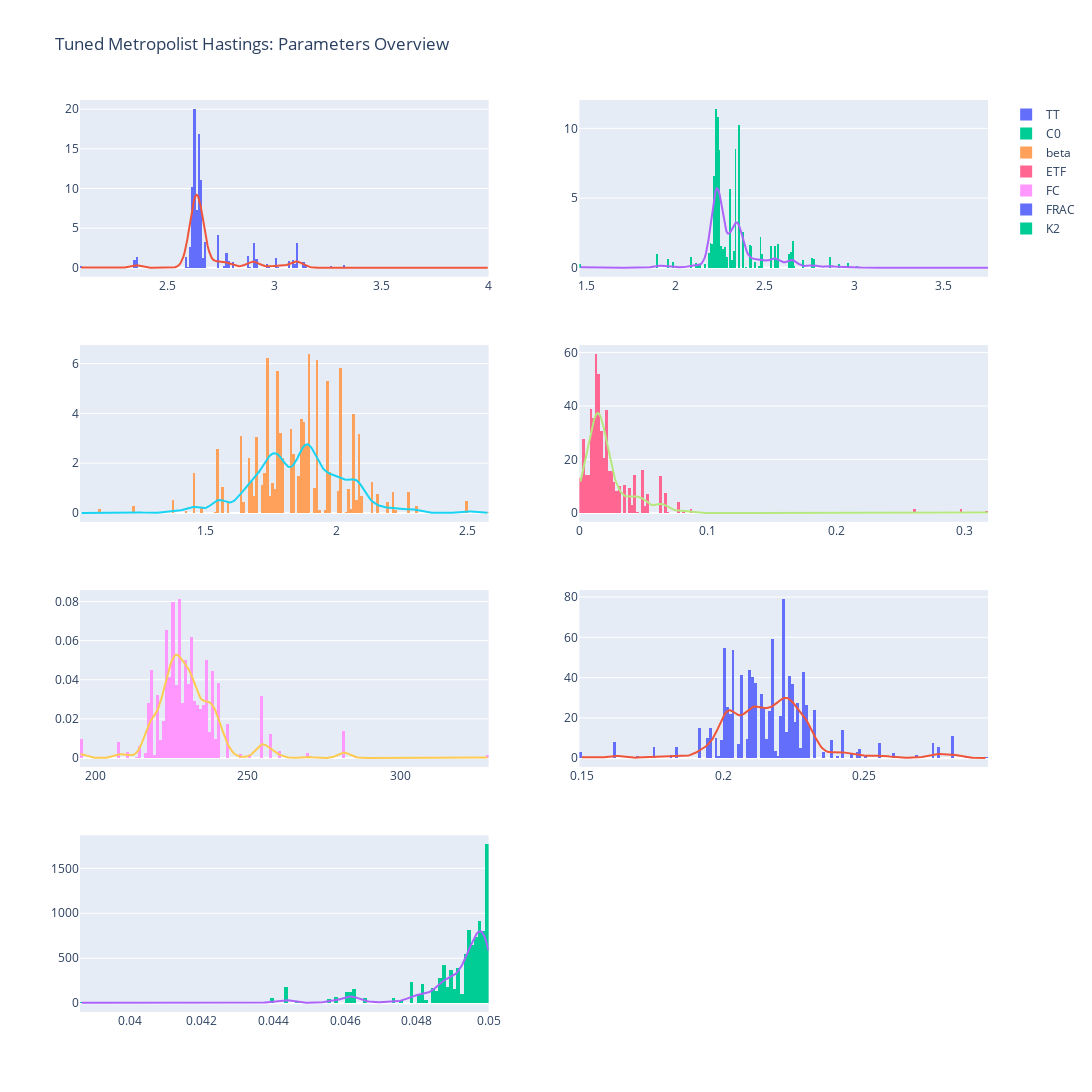

The code cell stored with this chart in its notebook:
### Markdown cell above
# Plotting

### Code cell
sep_histogram(samples) if sep_viz else histogram(samples)

### Figure 1 — Plotly figure (JSON) as saved in the notebook; plotly's stock layout.template omitted (floating-point values rounded to 4 significant figures; data arrays with more than 128 entries replaced by an {"elided": "..."} marker saying what was removed)
{"data": [{"histnorm": "probability density", "name": "TT", "type": "histogram", "x": {"elided": "8000 float values"}, "xaxis": "x", "yaxis": "y"}, {"mode": "lines", "name": "KDE TT", "showlegend": false, "type": "scatter", "x": {"elided": "300 float values"}, "xaxis": "x", "y": {"elided": "300 float values"}, "yaxis": "y"}, {"histnorm": "probability density", "name": "C0", "type": "histogram", "x": {"elided": "8000 float values"}, "xaxis": "x2", "yaxis": "y2"}, {"mode": "lines", "name": "KDE C0", "showlegend": false, "type": "scatter", "x": {"elided": "300 float values"}, "xaxis": "x2", "y": {"elided": "300 float values"}, "yaxis": "y2"}, {"histnorm": "probability density", "name": "beta", "type": "histogram", "x": {"elided": "8000 float values"}, "xaxis": "x3", "yaxis": "y3"}, {"mode": "lines", "name": "KDE beta", "showlegend": false, "type": "scatter", "x": {"elided": "300 float values"}, "xaxis": "x3", "y": {"elided": "300 float values"}, "yaxis": "y3"}, {"histnorm": "probability density", "name": "ETF", "type": "histogram", "x": {"elided": "8000 float values"}, "xaxis": "x4", "yaxis": "y4"}, {"mode": "lines", "name": "KDE ETF", "showlegend": false, "type": "scatter", "x": {"elided": "300 float values"}, "xaxis": "x4", "y": {"elided": "300 float values"}, "yaxis": "y4"}, {"histnorm": "probability density", "name": "FC", "type": "histogram", "x": {"elided": "8000 float values"}, "xaxis": "x5", "yaxis": "y5"}, {"mode": "lines", "name": "KDE FC", "showlegend": false, "type": "scatter", "x": {"elided": "300 float values"}, "xaxis": "x5", "y": {"elided": "300 float values"}, "yaxis": "y5"}, {"histnorm": "probability density", "name": "FRAC", "type": "histogram", "x": {"elided": "8000 float values"}, "xaxis": "x6", "yaxis": "y6"}, {"mode": "lines", "name": "KDE FRAC", "showlegend": false, "type": "scatter", "x": {"elided": "300 float values"}, "xaxis": "x6", "y": {"elided": "300 float values"}, "yaxis": "y6"}, {"histnorm": "probability density", "name": "K2", "type": "histogram", "x": {"elided": "8000 float values"}, "xaxis": "x7", "yaxis": "y7"}, {"mode": "lines", "name": "KDE K2", "showlegend": false, "type": "scatter", "x": {"elided": "300 float values"}, "xaxis": "x7", "y": {"elided": "300 float values"}, "yaxis": "y7"}], "layout": {"height": 1800, "title": {"text": "Tuned Metropolist Hastings: Parameters Overview"}, "width": 1200, "xaxis": {"anchor": "y", "domain": [0, 0.45]}, "xaxis2": {"anchor": "y2", "domain": [0.55, 1]}, "xaxis3": {"anchor": "y3", "domain": [0, 0.45]}, "xaxis4": {"anchor": "y4", "domain": [0.55, 1]}, "xaxis5": {"anchor": "y5", "domain": [0, 0.45]}, "xaxis6": {"anchor": "y6", "domain": [0.55, 1]}, "xaxis7": {"anchor": "y7", "domain": [0, 0.45]}, "yaxis": {"anchor": "x", "domain": [0.8063, 1]}, "yaxis2": {"anchor": "x2", "domain": [0.8063, 1]}, "yaxis3": {"anchor": "x3", "domain": [0.5375, 0.7312]}, "yaxis4": {"anchor": "x4", "domain": [0.5375, 0.7312]}, "yaxis5": {"anchor": "x5", "domain": [0.2687, 0.4625]}, "yaxis6": {"anchor": "x6", "domain": [0.2687, 0.4625]}, "yaxis7": {"anchor": "x7", "domain": [0, 0.1938]}}}
